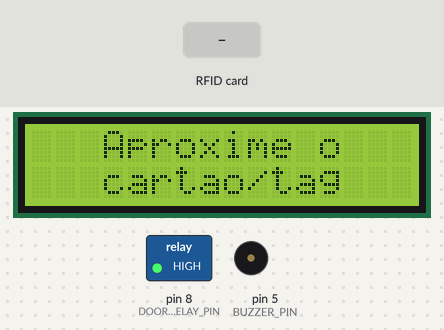
Recording of a sketch running on a simulated Arduino Uno, built with avr-gcc and run on an emulated ATmega328P. On the bench: 16×2 character LCD, switched loads named in the sketch (green lamp = pin HIGH), buzzer (waves = sounding). The inputs (shaded band) are chosen by the test bench. Pins used as bus, display or sensor lines are not drawn; what the sketch prints to the serial monitor is not drawn.

Above: at 1.7 s.
1.8 s: RFID card 63 2B 31 E2 held to the reader
At 2.8 s:
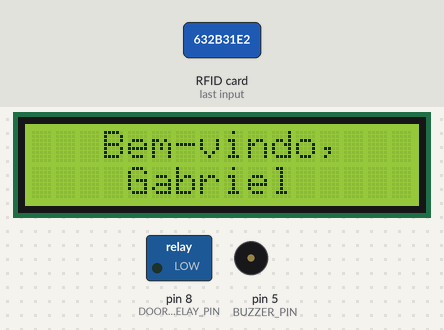
4.5 s: RFID card 5E 7A 19 C4 held to the reader
At 5.4 s:
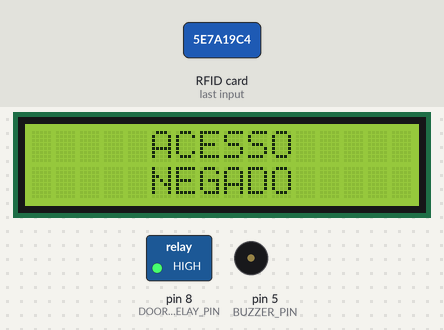
7.0 s: RFID card 5E 7A 19 C4 held to the reader
At 7.14 s:
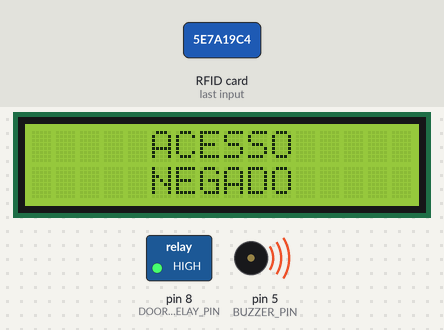
Timing chart, 0 to 10.0 s (numbered marks = the images above; inputs shaded):
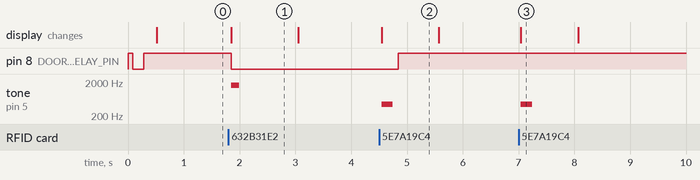

Measured:
- after the input at 1.8 s, pin 8 (DOOR_RELAY_PIN): HIGH → LOW after 0.05 s; tone on pin 5 (BUZZER_PIN): silent → 1600 Hz after 0.05 s, → silent 0.15 s later; the display: changes after 0.05 s (image 1)
- after the input at 4.5 s, tone on pin 5 (BUZZER_PIN): silent → 450 Hz at once, → silent 0.20 s later; the display: changes at once (image 2)
- after the input at 7.0 s, tone on pin 5 (BUZZER_PIN): silent → 450 Hz at once, → silent 0.20 s later; the display: changes at once (image 3)
- what the display in image 1 shows lasts 1.2 s, from 1.8 s to 3.0 s
- what the display in image 2 shows lasts 1.1 s, from 4.5 s to 5.6 s

The sketch:

projeto_fechadura.ino
```cpp
#include <Wire.h>
#include <LiquidCrystal_I2C.h>
#include <SPI.h>
#include <MFRC522.h>

// ===== LCD I2C =====
LiquidCrystal_I2C lcd(0x27, 16, 2);

// ===== RC522 (UNO) =====
#define RST_PIN 9
#define SS_PIN  10
MFRC522 rfid(SS_PIN, RST_PIN);

// ===== RELÉ (porta) no D8 =====
#define DOOR_RELAY_PIN 8
const bool RELAY_ACTIVE_LOW = true;       // mude p/ false se seu módulo for ativo-HIGH
const unsigned long DOOR_PULSE_MS = 3000; // <<< 3 segundos

// ===== BUZZER no D5 =====
#define BUZZER_PIN 5

// ===== Cartões autorizados =====
struct User { byte len; byte b[10]; const char* name; };
const User AUTH[] = { {4, {0x63,0x2B,0x31,0xE2}, "Gabriel"} };
const size_t AUTH_COUNT = sizeof(AUTH)/sizeof(AUTH[0]);

// ---------- Utils ----------
inline void relayOn()  { digitalWrite(DOOR_RELAY_PIN, RELAY_ACTIVE_LOW ? LOW  : HIGH); }
inline void relayOff() { digitalWrite(DOOR_RELAY_PIN, RELAY_ACTIVE_LOW ? HIGH : LOW ); }

String uidToString(const MFRC522::Uid &u){
  String s=""; for(byte i=0;i<u.size;i++){ if(u.uidByte[i]<0x10)s+='0';
    s+=String(u.uidByte[i],HEX); if(i<u.size-1)s+=':'; } s.toUpperCase(); return s;
}
const char* findUserName(const MFRC522::Uid &u){
  for(size_t i=0;i<AUTH_COUNT;i++){
    if (AUTH[i].len != u.size) continue;
    bool ok = true;
    for(byte j=0;j<u.size;j++){ if(AUTH[i].b[j] != u.uidByte[j]){ ok=false; break; } }
    if (ok) return AUTH[i].name;
  }
  return nullptr;
}
void showCentered(const String &a,const String &b=""){
  lcd.clear(); const int w=16;
  lcd.setCursor(max(0,(w-(int)a.length())/2),0); lcd.print(a);
  lcd.setCursor(max(0,(w-(int)b.length())/2),1); lcd.print(b);
}

// ---------- Beeps não bloqueantes ----------
inline void beepGranted(){ tone(BUZZER_PIN, 1600, 150); } // curto e agudo
inline void beepDenied() { tone(BUZZER_PIN,  450, 200); } // curto e grave

// ---------- Estados (não bloqueantes) ----------
bool doorActive = false;
unsigned long doorUntil = 0;

unsigned long msgUntil = 0;     // quando voltar ao prompt no LCD
String lastUID = "";
unsigned long lastMs = 0;
const unsigned long COOLDOWN_MS = 300;   // leitura rápida

void setup(){
  Serial.begin(9600);

  pinMode(DOOR_RELAY_PIN, OUTPUT); relayOff();
  pinMode(BUZZER_PIN, OUTPUT);     digitalWrite(BUZZER_PIN, LOW);

  lcd.init(); lcd.backlight();
  showCentered("Iniciando...", "LCD OK");

  // clique de teste do relé
  relayOn(); delay(200); relayOff(); delay(120);

  SPI.begin();
  #if defined(__AVR__)
    SPI.setClockDivider(SPI_CLOCK_DIV8); // ~2MHz ajuda com ruído
  #endif
  rfid.PCD_Init(); delay(40);

  showCentered("Aproxime o", "cartao/tag");
}

void loop(){
  const unsigned long now = millis();

  // 1) Gerencia tempo da porta aberta
  if (doorActive && now >= doorUntil) {
    relayOff();
    doorActive = false;
  }

  // 2) Volta mensagem padrão
  if (msgUntil && now >= msgUntil) {
    showCentered("Aproxime o", "cartao/tag");
    msgUntil = 0;
  }

  // 3) Leitura rápida do RC522
  if (!rfid.PICC_IsNewCardPresent()) return;
  if (!rfid.PICC_ReadCardSerial())   return;

  String uid = uidToString(rfid.uid);
  if (uid == lastUID && (now - lastMs) < COOLDOWN_MS) {
    rfid.PICC_HaltA(); rfid.PCD_StopCrypto1(); return;
  }
  lastUID = uid; lastMs = now;

  if(const char* name = findUserName(rfid.uid)){
    // Acesso liberado: beep + mensagem + porta por 3s (sem delay)
    Serial.print(F("LIBERADO: ")); Serial.println(name);
    showCentered("Bem-vindo,", String(name));
    msgUntil = now + 1200;
    beepGranted();
    relayOn();
    doorActive = true;
    doorUntil = now + DOOR_PULSE_MS;  // 3s
  } else {
    Serial.println(F("NEGADO"));
    showCentered("ACESSO", "NEGADO");
    msgUntil = now + 1000;
    beepDenied();
  }

  rfid.PICC_HaltA();
  rfid.PCD_StopCrypto1();
}
```
